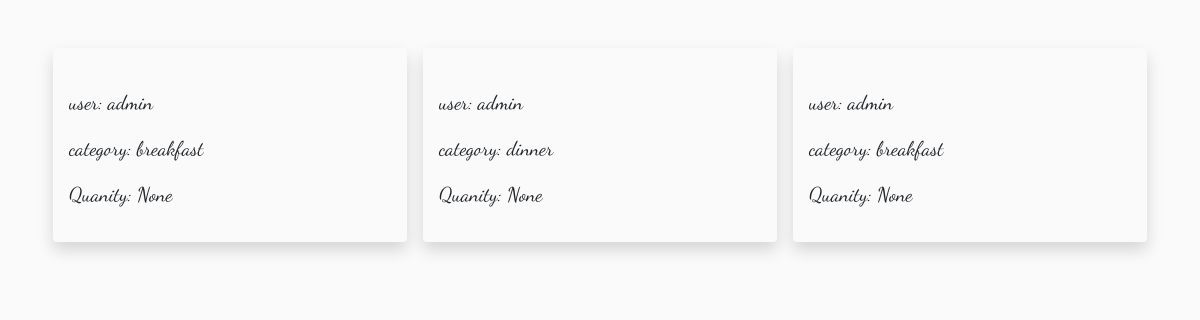
/singleorder (signed in), run on the app's committed database.
### core/models.py (models this page shows)
class Order(models.Model):
    food = models.TextField(null=True)
    category = models.CharField(max_length=150)
    user = models.ForeignKey(User, on_delete=models.CASCADE)
    quantity = models.IntegerField(null=True)
    isAccepted = models.BooleanField(default=False)

### core/views.py (the view)
# urls.py: path('singleorder', views.singleorder, name='singleorder'),
@login_required(login_url='login')
def singleorder(request):
    order = Order.objects.filter(user = request.user)
    context = {
        "orders" : order
    }
    return render(request, 'orders.html', context)

### core/templates/orders.html (shortened to what this page needs)
{% load static %}
<!doctype html>
<html lang="en">
  <head>
        <link rel="stylesheet" href="https://stackpath.bootstrapcdn.com/bootstrap/4.3.1/css/bootstrap.min.css">
        <link rel="stylesheet" href="{% static 'css/style.css' %}">
    </head>
  <body>
    <div class="container row mt-5">
      <a href="{% url 'home' %}">
        <div class="go-home d-flex justify-content-center align-items-center">
          <lottie-player src="https://assets10.lottiefiles.com/private_files/lf30_bxgjo2wa.json"  background="transparent"  speed="1"  style="width: 80px; height: 80px;"  loop autoplay></lottie-player>
        </div>
      </a>
        {% for order in orders %}
        <div class="px-2 col-xlg-4 col-lg-4 col-md-4 col-sm-6 col-12">
            <div class="w-100 shadow rounded py-3 px-3">
                <div class="image-section">
                </div>
                <p>user: {{order.user}}</p>
                <p>category: {{order.category}}</p>
                <p>Quanity: {{order.quantity}}</p>
            </div>
        </div>
        {% endfor %}
    </div>
  </body>
</html>

### static/css/style.css (style rules this page uses)
* { margin: 0; padding: 0; box-sizing: border-box; }
body { position: relative; }
.go-home { position: absolute; left: 100px; top: 70px; cursor: pointer; }
a { text-decoration: none; color: black; }
body { display: flex; justify-content: center; min-height: 100vh; background-color: #fafafa; }
p { font-family: 'Dancing Script', cursive; font-size: 20px; text-align: justify; }

### data on the page
Order: user "admin", category "breakfast", quantity "None"
Order: user "admin", category "dinner", quantity "None"
Order: user "admin", category "breakfast", quantity "None"
